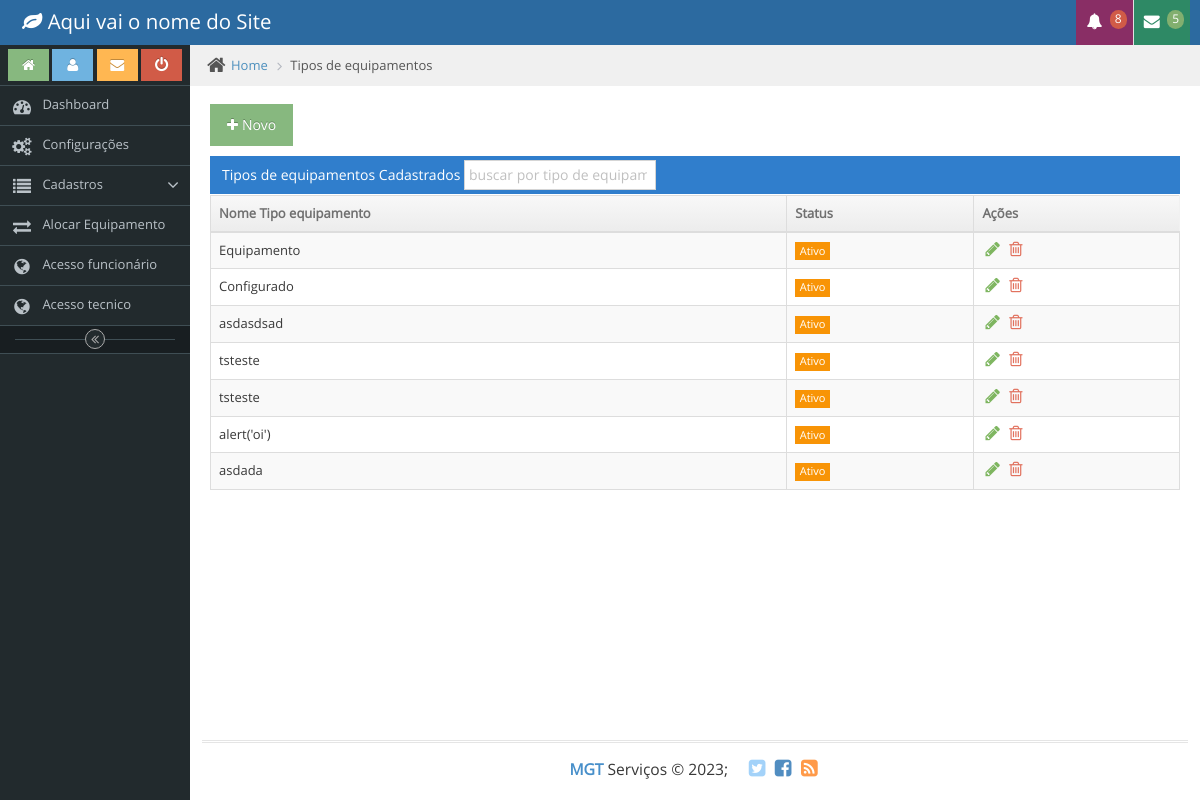
/src/View/admin/tipoequipamento.php (signed in), run on the app's committed database.
### tables this page shows
CREATE TABLE `tb_tipoequip` (
  `id` int(11) NOT NULL,
  `nome` varchar(45) NOT NULL
);

### src/Model/Conexao.php (called while the page is built, shortened)
<?php
class Conexao
{
    private static $Connect;
    private static function Conectar()
    {
        try {
            if (self::$Connect == null) :
                $dsn = 'mysql:host=' . HOST . ';dbname=' . DB;
                self::$Connect = new \PDO($dsn, USER, PASS, null);
            endif;
        } catch (\PDOException $e) {
            echo $e->getMessage();
        }
        self::$Connect->setAttribute(\PDO::ATTR_ERRMODE, \PDO::ERRMODE_EXCEPTION);
        return  self::$Connect;
    }
    public static function retornaConexao()
    {
        return  self::Conectar();
    }
}

### src/Resource/dataview/tipoequipamento_dataview.php (called while the page is built, shortened)
<?php
$ctrl = new TipoEquipamentoController();
if (isset($_POST['btn_cadastrar'])){
    if ($_POST['AlteraID'] == '') {
    $vo = new TipoEquipamentoVO;
    $vo->setNome($_POST['nome']);
    $ret = $ctrl->CadastrarTipoEquipamento($vo);
    if ($_POST['btn_cadastrar']== 'ajx') {
        echo $ret;
    }
    } else if($_POST['AlteraID'] != ''){
        $vo = new TipoEquipamentoVO;
        $vo->setID($_POST['AlteraID']);
        $vo->setNome($_POST['nome']);
        $ret = $ctrl->AlterarTipoEquipamentoController($vo);
        if ($_POST['btn_cadastrar']== 'ajx') {
            echo $ret;
        }
    }else {
        $setor = $ctrl->RetornarSetorController();
    }
} else{
    $tipos = $ctrl->RetornarTiposEquipamentosController(); } ?>

### src/Controller/TipoEquipamentoController.php (called while the page is built, shortened)
<?php
class TipoEquipamentoController{
    private $dao;
    public function __construct()
    {
        $this->dao = new TipoEquipamentoDAO;
    }
    public function RetornarTiposEquipamentosController(){
        return $this->dao->RetornarTipoEquipamentoDAO();
    }
}

### src/Model/TipoEquipamentoDAO.php (called while the page is built, shortened)
<?php
class TipoEquipamentoDAO extends Conexao
{
    private $conexao;
    public function __construct()
    {
        $this->conexao = parent::retornaConexao();
    }
    public function RetornarTipoEquipamentoDAO(){
        $sql = $this->conexao->prepare(TipoEquipamento::RetornarTiposEquipamentos());
        $sql->execute();
        return $sql->fetchAll(\PDO::FETCH_ASSOC);
    }
}

### src/Model/SQL/TipoEquipamento.php (called while the page is built, shortened)
<?php
class TipoEquipamento{
    public static function RetornarTiposEquipamentos(){
        $sql = 'SELECT id,nome
                    FROM tb_tipoequip';
        return $sql;
    }
}

### src/View/admin/tipoequipamento.php (the view, shortened to what this page needs)
<?php
require_once dirname(__DIR__, 2) . '/Resource/dataview/tipoequipamento_dataview.php';
?>
<!DOCTYPE html>
<html>
<head>
	<?php include_once PATH_URL . '/Template/_includes/_head.php' ?>
</head>
<body class="skin-1">
	<?php include_once PATH_URL . '/Template/_includes/_topo.php' ?>
	<div class="main-container ace-save-state" id="main-container">
		<?php include_once PATH_URL . '/Template/_includes/_menu.php' ?>
		<div class="main-content">
			<div class="main-content-inner">
				<div class="breadcrumbs ace-save-state" id="breadcrumbs">
					<ul class="breadcrumb">
						<li>
							<i class="ace-icon fa fa-home home-icon"></i>
							<a href="#">Home</a>
						</li>
						<li class="active">Tipos de equipamentos</li>
					</ul>
				</div>
				<div class="page-content">
					<div class="row">
						<div class="col-xs-12">
							<div class="row">
								<div class="col-xs-12">
									<h4 class="pink">
										<a href="#tipoequipamento" role="button" class="btn btn-success" data-toggle="modal"><i class="ace-icon fa fa-plus white"></i>Novo</a>
									</h4>
									<div class="table-header">
										Tipos de equipamentos Cadastrados
										<div style="display:inline-flex" id="dynamic-table_filter">
											<input type="search" onkeyup="FiltrarTipo(this.value)" class="form-control input-sm" placeholder="buscar por tipo de equipamento" aria-controls="dynamic-table">
										</div>
									</div>
									<div id="tabela_result_tipo">
										<table id="dynamic-table" class="table table-striped table-bordered table-hover">
											<thead>
												<tr>
													<th class="sorting_desc">Nome Tipo equipamento</th>
													<th class="hidden-480">Status</th>
													<th>Ações</th>
												</tr>
											</thead>
											<tbody>
												<?php for ($i = 0; $i < count($tipos); $i++) { ?>
													<tr>
														<td>
															<?= $tipos[$i]['nome'] ?>
														</td>
														<td class="hidden-480">
															<span class="label label-sm label-warning">Ativo</span>
														</td>
														<td>
															<div class="hidden-sm hidden-xs action-buttons">
																<a class="green" href="#tipoequipamento" role="button" data-toggle="modal" onclick="AlterarTipoEquipamentoModal('<?=$tipos[$i]['id']?>','<?=$tipos[$i]['nome']?>')">
																	<i title="Alterar Tipo Equipamento" class="ace-icon fa fa-pencil bigger-130"></i>
																</a>
																<a class="red" href="#modalExcluir" data-toggle="modal" onclick="ExcluirModal('<?=$tipos[$i]['id']?>','<?=$tipos[$i]['nome']?>')">
																	<i title="Excluir Tipo Equipamento" class="ace-icon fa fa-trash-o bigger-130"></i>
																</a>
															</div>
														</td>
													</tr>
												<?php } ?>
											</tbody>
										</table>
									</div>
								</div>
							</div>
						</div>
					</div>
				</div>
			</div>
		</div>
		<?php include_once PATH_URL . '/Template/_includes/_footer.php' ?>
	</div>
</body>
</html>

### data on the page
tb_tipoequip: nome "Equipamento"
tb_tipoequip: nome "Configurado"
tb_tipoequip: nome "asdasdsad"
tb_tipoequip: nome "tsteste"
tb_tipoequip: nome "tsteste"
tb_tipoequip: nome "alert('oi')"
tb_tipoequip: nome "asdada"
